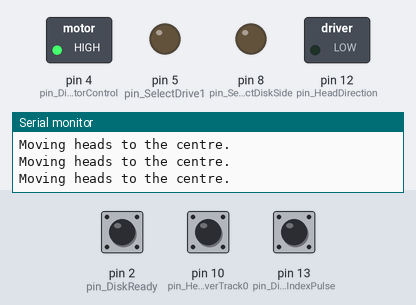
A sketch run on a simulated Arduino Uno, built with avr-gcc and run on an emulated ATmega328P. On the bench: switched loads named in the sketch (green lamp = pin HIGH), output pins drawn as LEDs (lit = HIGH), the last lines printed to the serial monitor. Dashed ring = blinking. The test bench sets the inputs (shaded band); at power-on: pin 10 (pin_HeadOverTrack0) HIGH, pin 2 (pin_DiskReady) HIGH, pin 13 (pin_DiskIndexPulse) HIGH. Pins used as bus, display or sensor lines are not drawn.

Above: at 3.8 s.
3.9 s: pin 10 (pin_HeadOverTrack0) pulled LOW for 1 s
At 5.2 s:
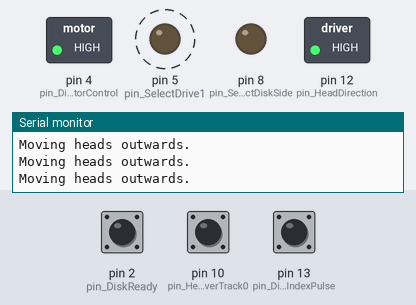
At 7.1 s:
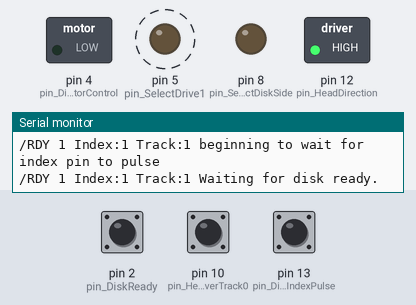
7.4 s: pin 2 (pin_DiskReady) pulled LOW for 0.15 s
9.0 s: pin 13 (pin_DiskIndexPulse) pulled LOW for 0.15 s
At 10.6 s:
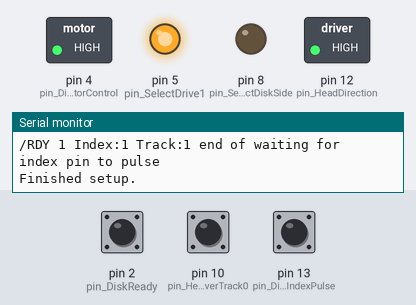
Timing chart, 0 to 12.1 s (numbered marks = the images above; inputs shaded):
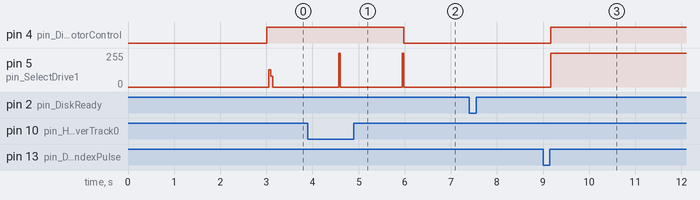

The sketch:

external_floppy_controller.ino
```cpp
/*
 * Remember Amiga DD 3.5 disk has:
 *  80 tracks
 *  11 sectors per track (5632 bytes per track)
 *  512 bytes per sector
 *
 *  Rotates c.300rpm
 *  Encoded using MFM
 *
 * For information also see:
 * http://www.primrosebank.net/computers/amiga/upgrades/amiga_upgrades_storage_fdis.htm
 * http://comp.sys.amiga.hardware.narkive.com/H9WaY49O/external-floppy-drive-for-amiga-500-options
*/

//int is 2 bytes, pins only go upto 13 or so, so use uint8_t/byte
const byte pin_DiskReady = 2;        //DB23 - Pin 1
const byte pin_DiskReadData = 3;     //DB23 - Pin 2
const byte pin_DiskMotorControl = 4; //DB23 - Pin 8
const byte pin_DiskReset = 6;        //DB23 - Pin 10
const byte pin_DiskRemoved = 7;      //DB23 - Pin 11
const byte pin_SelectDiskSide = 8;   //DB23 - Pin 13
const byte pin_DiskWriteProtect = 9; //DB23 - Pin 14
const byte pin_HeadOverTrack0 = 10;  //DB23 - Pin 15
const byte pin_Step = 11;            //DB23 - Pin 18
const byte pin_HeadDirection = 12;   //DB23 - Pin 19
const byte pin_SelectDrive1 = 5;     //DB23 - Pin 21
const byte pin_DiskIndexPulse = 13;     //DB23 - Pin 22

//Pins not currently wired up
//int pin_SelectDrive2 = ?;     //DB23 - Pin 9
//int pin_SelectDrive3 = ?;     //DB23 - Pin 20
//int pin_DiskWriteEnable = ?;  //DB23 - Pin 16
//int pin_DiskWriteData = ?;    //DB23 - Pin 17

//Pins hardwired
//wire pin_DiskWriteEnable - currently hardwired to +5v to disable any write

unsigned long motorSpinTime = 1000UL; //in ms
static const int pulseDelayTime = 6;

static const int tracks = 80;
static const int sectors = 11;
static const int bytes = 512;

#define directionToCentre LOW
#define directionToOuter HIGH


#define portOfPin(P)\
  (((P)>=0&&(P)<8)?&PORTD:(((P)>7&&(P)<14)?&PORTB:&PORTC))
#define ddrOfPin(P)\
  (((P)>=0&&(P)<8)?&DDRD:(((P)>7&&(P)<14)?&DDRB:&DDRC))
#define pinOfPin(P)\
  (((P)>=0&&(P)<8)?&PIND:(((P)>7&&(P)<14)?&PINB:&PINC))
#define pinIndex(P)((uint8_t)(P>13?P-14:P&7))
#define pinMask(P)((uint8_t)(1<<pinIndex(P)))

#define pinAsInput(P) *(ddrOfPin(P))&=~pinMask(P)
#define pinAsInputPullUp(P) *(ddrOfPin(P))&=~pinMask(P);digitalHigh(P)
#define pinAsOutput(P) *(ddrOfPin(P))|=pinMask(P)
#define digitalLow(P) *(portOfPin(P))&=~pinMask(P)
#define digitalHigh(P) *(portOfPin(P))|=pinMask(P)
#define isHigh(P)((*(pinOfPin(P))& pinMask(P))>0)
#define isLow(P)((*(pinOfPin(P))& pinMask(P))==0)
#define digitalState(P)((uint8_t)isHigh(P))

#define DEBUG

#ifdef DEBUG
 #define DEBUG_PRINT(x)     Serial.print(x)
 #define DEBUG_PRINTDEC(x)     Serial.print(x, DEC)
 #define DEBUG_PRINTLN(x)  Serial.println(x)
#else
 #define DEBUG_PRINT(x)
 #define DEBUG_PRINTDEC(x)
 #define DEBUG_PRINTLN(x)
#endif

void setup() {
  //setup serial monitor
  Serial.begin(19200);
  DEBUG_PRINTLN("Starting setup.");
  delay(1000);

  //setup pins.
  //output
  pinMode(pin_DiskReset, OUTPUT);
  pinMode(pin_HeadDirection, OUTPUT);
  pinMode(pin_Step, OUTPUT);
  pinMode(pin_DiskMotorControl, OUTPUT);
  pinMode(pin_SelectDrive1, OUTPUT);
  pinMode(pin_SelectDiskSide, OUTPUT);

  //input
  pinMode(pin_DiskReady, INPUT_PULLUP);
  pinMode(pin_DiskIndexPulse, INPUT_PULLUP); //Pin is Open Collector
  pinMode(pin_HeadOverTrack0, INPUT_PULLUP);
  pinMode(pin_DiskRemoved, INPUT_PULLUP);
  pinMode(pin_DiskWriteProtect, INPUT_PULLUP);
  pinMode(pin_DiskReady, INPUT_PULLUP);
  pinMode(pin_DiskReadData, INPUT_PULLUP);

  //pin defaults
  digitalWrite(pin_DiskReset, HIGH); //pulse low to reset and turn off motors
  digitalWrite(pin_DiskMotorControl, HIGH); //motor off
  selectDiskSide(1);

  //Latch all defaults to the drive
  TurnDF1On();
  TurnDF1Off();

  //As a test, spin the motor for 1 seconds
  spinMotor(1);

  //Get ID
  getDriveID();

  stepToCentre();
  //minimum of 18mS when changing direction
  delay(36);
  stepToOutside();

  waitForIndex();

  DEBUG_PRINTLN("Finished setup.");
}

void selectDiskSide(bool side){
  if (side){
    digitalWrite(pin_SelectDiskSide, LOW);
    DEBUG_PRINTLN("Side 1");
  }else{
    digitalWrite(pin_SelectDiskSide, HIGH);
    DEBUG_PRINTLN("Side 0");
  }
}

inline void TurnMotorOn(){ MotorControl(true);}
inline void TurnMotorOff(){ MotorControl(false);}

void MotorControl(bool enabled){
  //start/stop spinning
  TurnDF1Off();
  digitalWrite(pin_DiskMotorControl,!enabled);
  TurnDF1On();
}

void waitForIndex() {
  printState("beginning to wait for index pin to pulse");

  //start spinning
  TurnMotorOn();

  printState("Waiting for disk ready.");
  while(digitalRead(pin_DiskReady));
  printState("Disk ready.");
  printState("Waiting for index pulse.");
  //wait for pulse
  while(digitalRead(pin_DiskIndexPulse));
  //printState("Waiting for end of index pulse.");
  //wait for end of pulse 0
  while(!digitalRead(pin_DiskIndexPulse));
  printState("Pulse done.");

  printState("end of waiting for index pin to pulse");

  //stop spinning
  TurnMotorOff();
  TurnDF1Off();
}

//print the state of the index and track
void printState(const char* charPrint) {
  DEBUG_PRINT("/RDY ");
  DEBUG_PRINT(digitalRead(pin_DiskReady));
  DEBUG_PRINT(" Index:");
  DEBUG_PRINT(digitalRead(pin_DiskIndexPulse));
  DEBUG_PRINT(" Track:");
  DEBUG_PRINT(digitalRead(pin_HeadOverTrack0));
  DEBUG_PRINT(" ");
  DEBUG_PRINTLN(charPrint);
}

void spinMotor(int seconds){
  DEBUG_PRINT("Spinning motor for ");
  DEBUG_PRINT(seconds);
  DEBUG_PRINTLN(" seconds.");
  TurnMotorOn();
  delay(seconds * 1000);
  TurnMotorOff();
  TurnDF1Off();
}

//A 32-bit word is read serially from the drive.
void getDriveID(){
  DEBUG_PRINTLN("Getting drive ID.");
  //To start this identification,
  //the MTR line of the drive in question must be turned on and then off again
  //This resets the serial shift register in the drive.

  TurnDF1Off();
  digitalWrite(pin_DiskMotorControl, LOW);
  TurnDF1On();
  delay(1000);
  TurnDF1Off();
  digitalWrite(pin_DiskMotorControl, HIGH);
  TurnDF1On();
  TurnDF1Off();

  //The individual data bits can then be read by placing the SELx line low and reading
  //the value of the RDY as a data bit and then placing the SELx line high again.

  //This process is repeated 32 times. The bit first received is the
  //MSB (Most-Significant Bit) of the data word. Since the RDY line is active low, the
  //data bits must be inverted.

  unsigned long value = 0;
  for (int i=0;i<32;i++){
    TurnDF1On();
    if (!digitalRead(pin_DiskReady)){
      value |= (1 << i);
    }
    TurnDF1Off();
  }

  if (value == 0){
    //no drive
    DEBUG_PRINT("No drive connected.");
  }else if (value == 0xFFFFFFFF ){
    //standard 3.5 DD
    DEBUG_PRINT("Standard 3 1/2 inch DD drive attached.");
  }else if (value == 0x55555555 ){
    // 5.25
    DEBUG_PRINT("Amiga 5 1/4 drive, 2x40 tracks.");
  }else if (value == 0xAAAAAAAA ){
    // 3.5 HD
    //IDe from http://comp.sys.amiga.hardware.narkive.com/H9WaY49O/external-floppy-drive-for-amiga-500-options
    DEBUG_PRINT("Amiga 3 1/2 inch HD attached.");
  }else {
    //unknown
    DEBUG_PRINT("Unknown disk drive ID.");
  }

  DEBUG_PRINT(" ID: $");
  DEBUG_PRINTLN(String(value, HEX));

  /*
    ID's used:
    $0000 0000 No drive connected (00)
    $FFFF ffff Standard Amiga 3 1/2" drive (11)
    $5555 5555 Amiga5 1/4" drive, 2x40 tracks (01)
    $AAAA AAAA - IIRC, this was the code for the HD 3.5" floppy (
  */
}

void TurnDF1On() {
  digitalWrite(pin_SelectDrive1, LOW);
  //DEBUG_PRINTLN("DF1 turned on (signal low)");
  delay(1);
}

void TurnDF1Off() {
  digitalWrite(pin_SelectDrive1, HIGH);
  //DEBUG_PRINTLN("DF1 turned off (signal high)");
  delay(1);
}

//pulse the step pin
void pulseStep() {
  //TurnDF1On();
  digitalWrite(pin_Step,LOW);
  delay(pulseDelayTime);
  digitalWrite(pin_Step,HIGH);
  //TurnDF1Off();
}

//Step the head out
void moveHeadOut() {
  //Signal used is quick pulse (high, low, then high).

  //If we are over track zero do not allow stepping out any more
  if (digitalRead(pin_HeadOverTrack0)){
    digitalWrite(pin_HeadDirection, directionToOuter);
    pulseStep();
    DEBUG_PRINTLN("Moving heads outwards.");
  }else{
    //We are over track zero
    DEBUG_PRINTLN("Over Track 0 - NOT moving the heads.");
  }
}

//Step the head out
void moveHeadIn() {
  //Signal used is quick pulse (high, low, then high).
  digitalWrite(pin_HeadDirection, directionToCentre);
  pulseStep();
  DEBUG_PRINTLN("Moving heads to the centre.");
}

void stepToOutside() {
  TurnDF1On();
  for(int i=0;i<100;i++) {
      moveHeadOut();
  }
  TurnDF1Off();
}

void stepToCentre() {
  TurnDF1On();
  for(int i=0;i<100;i++) {
      moveHeadIn();
  }
  TurnDF1Off();
}

void loop() {
  // put your main code here, to run repeatedly:
}
```

Measured:
- after the input at 3.9 s, pin 12 (pin_HeadDirection): LOW → HIGH after 1.0 s instead of 0.70 s
- after the input at 9.0 s, pin 4 (pin_DiskMotorControl): LOW → HIGH after 0.17 s; pin 5 (pin_SelectDrive1): 0/255 → 255/255 after 0.17 s
- by itself, pin 5 (pin_SelectDrive1): alternates 255/255 for 0.04 s and 0/255 for 1.3 s
